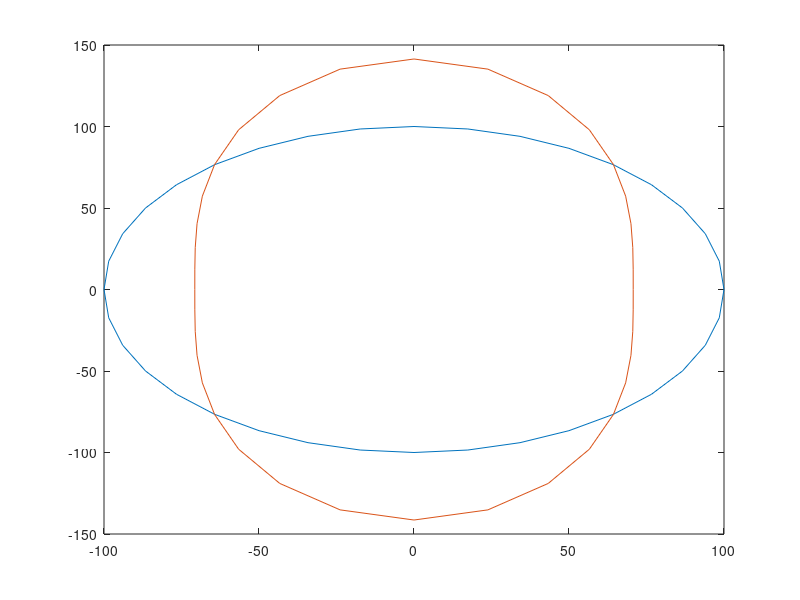

Write the MATLAB code that produced this figure.
clc
close all
clear all

grados=180/pi;
rad=pi/180;
B=45;
w=100;
w=100;

theta=0:10:360;
wx1=0:36;
wy1=0:36;
wx2=0:36;
wy2=0:36;
wo=0:36;
for n=1:37
t1=theta(n)*rad;  
t2=B*rad;    
wo=w*((cos(t2))/(1-(sin(t2)^2)*(cos(t1)^2)));

wx1(n)=w*cos(t1);
wy1(n)=w*sin(t1);

wx2(n)=wo*cos(-t1+pi/2);
wy2(n)=wo*sin(-t1+pi/2);
end

plot(wx1,wy1)
hold on
plot(wx2,wy2)
